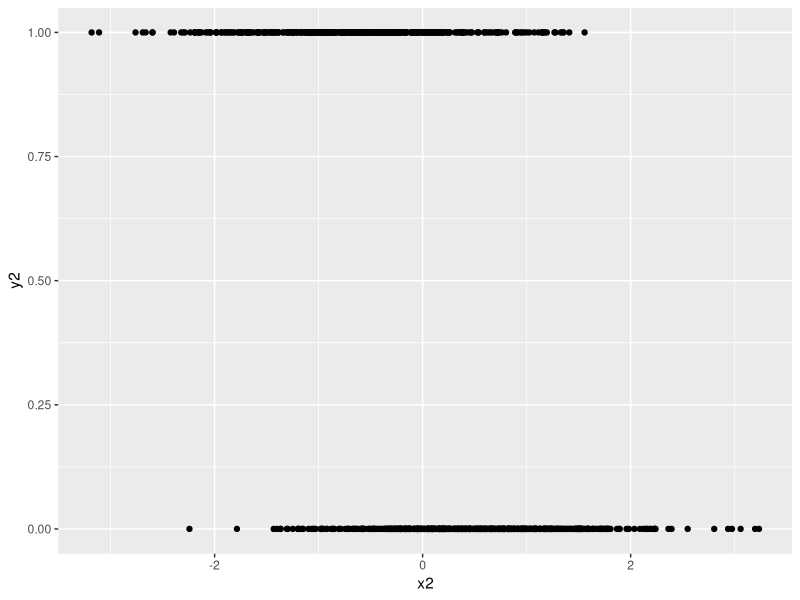

The R source for this figure:
#This program estimates a bivariate ordered probit model with each dependent variable having 
# 3 outcomes using R's optim function

library(MASS)
library(foreign)
library(mvtnorm)
library(ggplot2)

#Generating data to test the model
n <- 1000								
x1 <- rnorm(n)
x2 <- rnorm(n)
sig <- diag(2)
sig[1,2] <- sig[2,1] <- .5
mu <- c(0,0)

e <- rmvnorm(n,mu,sig)
a <- .5
b <- .2
c <- -.2
d <- -.9

y1 <- b*x1+e[,1]
y2 <- c+d*x2+e[,2]

y1 <- (y1 <= 0)*1 + (y1 > 0 & y1 <= 1)*2  + (y1 > 1)*3
y2 <- (y2 <= 0)*0 + (y2 > 0)*1

mydata <- cbind(y1,y2,x1,x2)
mydata <- as.data.frame(mydata)
#write.dta(mydata, file="/Users/tiernay/Desktop/probit/bioprobit_r.dta")

y1.start <- as.factor(y1)
y2.start <- as.factor(y2)

ggplot(mydata, aes(x = x2, y = y2)) + geom_point()



# The bivariate ordered probit function
log.lik <- function(par , X1 , X2 , Y1 , Y2) {
	#X1 <- cbind(1,X1)
	X1 <- as.matrix(X1)
	X2 <- as.matrix(cbind(1,X2))

	Beta1 <- par[ncol(X1)]		#parameters for the first equation
	Beta2 <- par[(ncol(X1)+1):(ncol(X1)+2)]   #parameters for the second equation

	cut1 <- par[ncol(X1)+3]	#Second cut point for the first equation
	cut2 <- par[ncol(X1)+4]
	#cut22 <- par[(ncol(X1)+ncol(X2)+2)]	#Second cut point for the second equation

	gamma <- par[ncol(X1)+5]	  #parameter for the correlation coefficient

	#multiply gamma by a column of 1's, and then transform: (exp(rho)-1)/(1+exp(rho))
	rho <- (exp(gamma) - 1) / (1 + exp( gamma)) 

	mu1 <- as.matrix(X1) %*% Beta1 
	mu2 <- as.matrix(X2) %*% Beta2
	
	llik <- 0

	cut_y1 <- c(-10000, as.double(cut1), as.double(cut2), 10000)
	cut_y2 <- c(-10000, 0, 10000)
	
	for (i in 1:nrow(mu1)){
		Sigma <- matrix(c(1, rho, rho, 1), 2, 2) 
		cut_left <- cut_y1[Y1[i]]
		cut_right <- cut_y1[Y1[i]+1]
		cut_down <- cut_y2[Y2[i]+1]
		cut_up <- cut_y2[Y2[i]+2]
		#print(pmvnorm(lower = c(cut_left, cut_down), upper = c(cut_right, cut_up), mean = c(mu1[i,], mu2[i,]), corr = Sigma))
		llik <- llik + log(pmvnorm(lower = c(cut_left, cut_down), upper = c(cut_right, cut_up), mean = c(mu1[i,], mu2[i,]), corr = Sigma))
	}

	return(llik)
}
 





# Generate starting values with an ordinary probit
op.result1 <- polr(y1.start ~ x1, method=c("probit"))
#op.result2 <- polr(y2.start ~ x2, method=c("probit"))
op.result2 <- glm(y2.start ~ x2, family=binomial(link="probit"), data=mydata)
start.val <- c(op.result1$coef[1],op.result2$coef,op.result1$zeta,0) 

res <- optim(start.val, log.lik, method = "L-BFGS-B", hessian = TRUE, control = list(fnscale = -1), X1 = x1, X2 = x2, Y1 = y1, Y2 = y2, lower = c(-Inf, -Inf, -Inf, -2, -2, -2), upper = c(Inf, Inf, Inf, 3, 3, 2)) 

print(res)
#res$par  # Return the parameters
#-solve(res$hessian) # Return the covariance matrix
#rho.convert(res$par[7])	 	# Return the correlation coefficint
	

